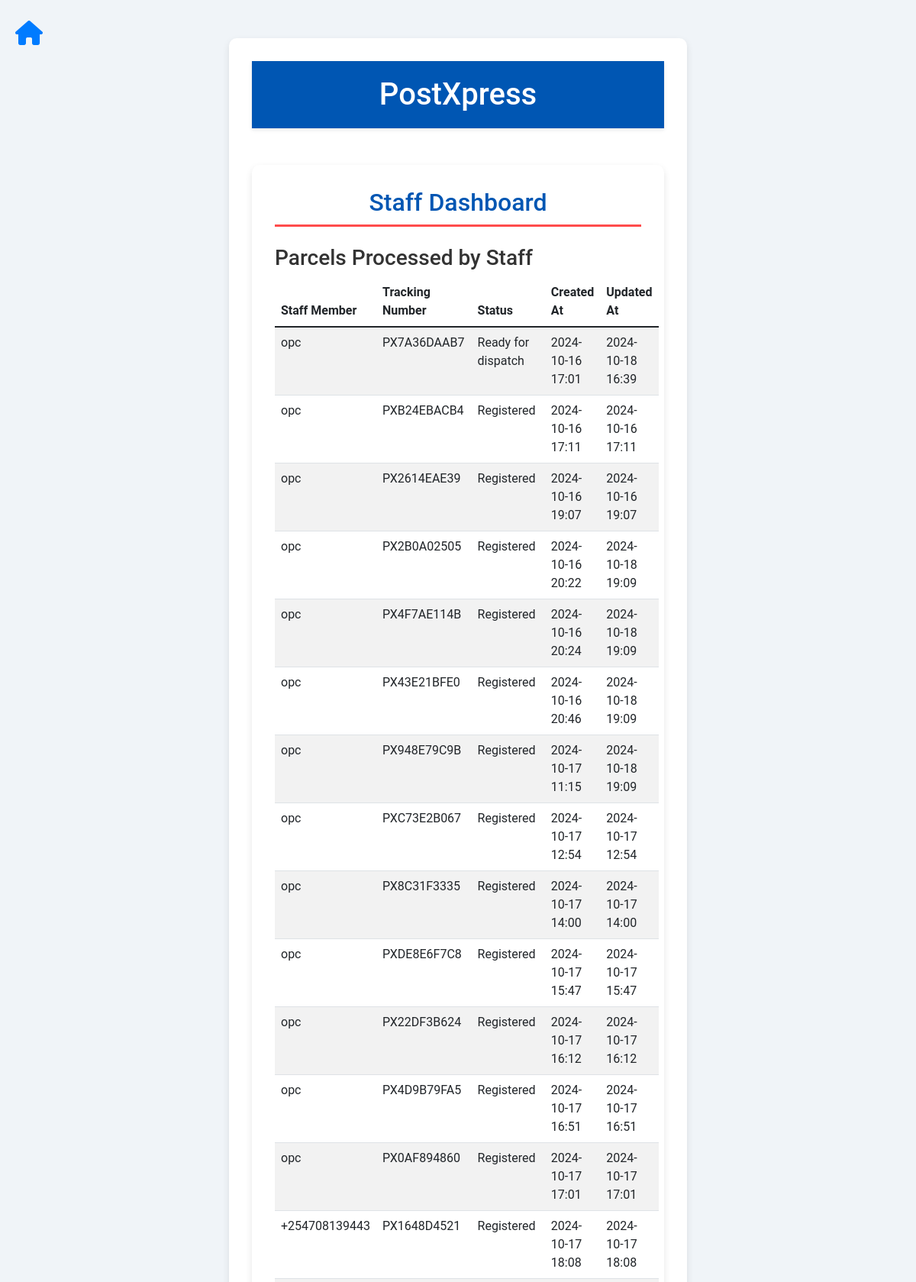
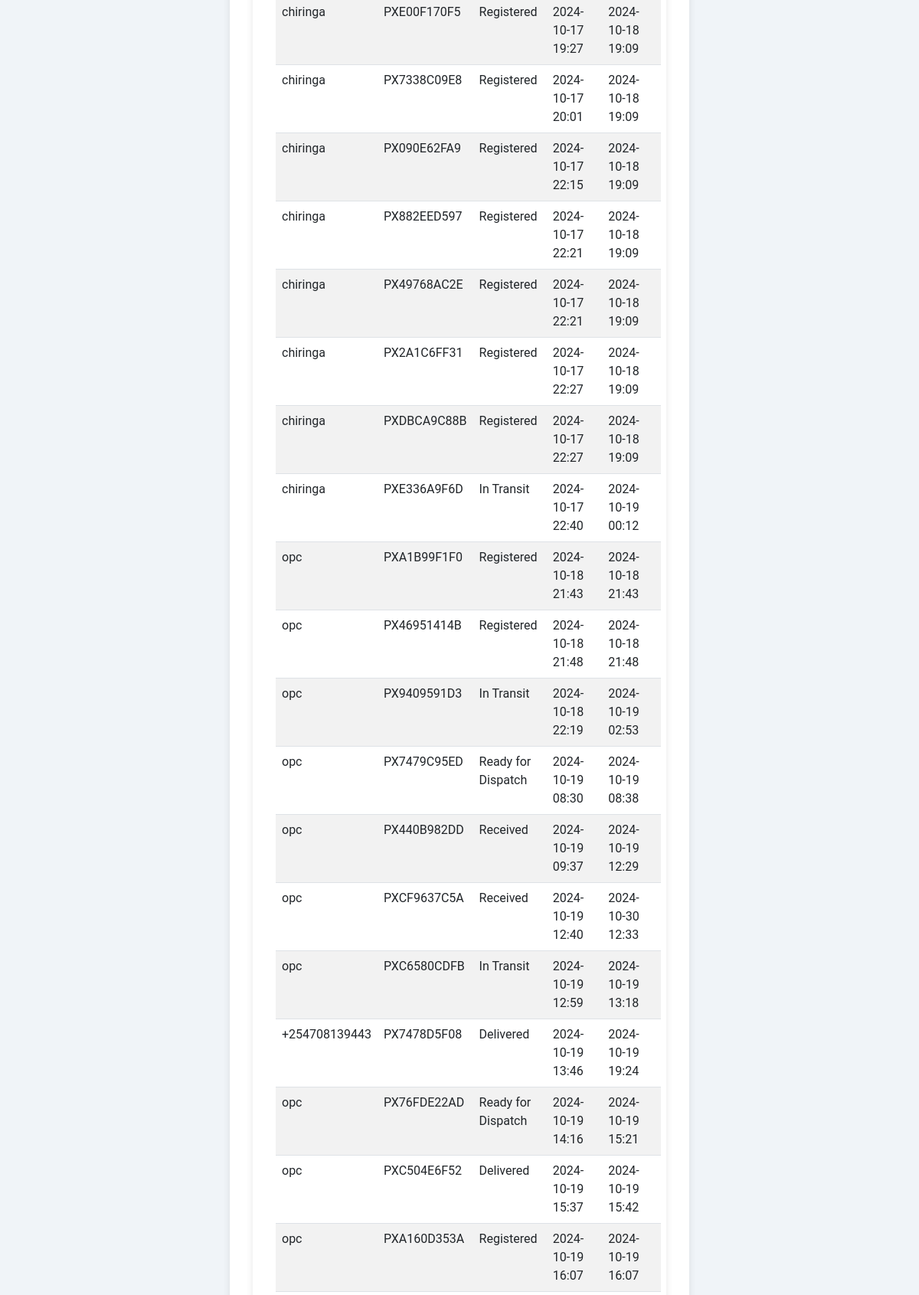
Page /api/customer-dashboard/ (signed in, upper part) on the committed database (2 pictures, top to bottom).
### postal/models.py (models this page shows, shortened)
class Parcel(models.Model):
    tracking_number = models.CharField(max_length=100, unique=True, editable=False)
    served_by = models.ForeignKey(User, on_delete=models.SET_NULL, null=True, blank=True, related_name='served_parcels')
    sender_phone = models.CharField(max_length=15, default='254')
    sender_email = models.EmailField(null=True, blank=True)
    sender_POBOX = models.CharField(max_length=50, null=True, blank=True)
    sender_address = models.CharField(max_length=200, null=True, blank=True)
    sender_name = models.CharField(max_length=100)
    description = models.CharField(max_length=255)
    receiver_name = models.CharField(max_length=100)
    receiver_phone = models.CharField(max_length=15, default='254')
    receiver_email = models.EmailField(null=True, blank=True)
    receiver_POBOX = models.CharField(max_length=50, null=True, blank=True)
    receiver_address = models.CharField(max_length=200, null=True, blank=True)
    status = models.CharField(max_length=50, default='Registered')
    origin_location = models.ForeignKey(Station, on_delete=models.SET_NULL, null=True, blank=True, related_name='origin_parcels')
    destination = models.ForeignKey(Station, on_delete=models.SET_NULL, null=True, blank=True, related_name='destination_parcels')
    delivery_to_address = models.BooleanField(default=False)  # True if the parcel is to be delivered to a specific address
    delivery_cost = models.DecimalField(max_digits=10, decimal_places=2, default=250)  # Delivery fee to the address
    parcel_type = models.ForeignKey(ParcelType, on_delete=models.SET_NULL, null=True, blank=True, related_name='parcels')
    payment_type = models.ForeignKey(PaymentType, on_delete=models.SET_NULL, null=True, blank=True, related_name='parcels')
    created_at = models.DateTimeField(auto_now_add=True)
    updated_at = models.DateTimeField(auto_now=True)
    driver = models.ForeignKey(Driver, on_delete=models.SET_NULL, null=True, blank=True, related_name='parcels')
    vehicle = models.ForeignKey(Vehicle, on_delete=models.SET_NULL, null=True, blank=True, related_name='parcels')
    is_assigned = models.BooleanField(default=False)
    current_latitude = models.DecimalField(max_digits=9, decimal_places=6, null=True, blank=True)
    current_longitude = models.DecimalField(max_digits=9, decimal_places=6, null=True, blank=True)

### postal/views.py (the view)
# urls.py: path('customer-dashboard/', views.staff_dashboard, name='customer_dashboard'),  # Changed this to 'customer-dashboard'
@login_required
def staff_dashboard(request):
    parcels_per_staff = Parcel.objects.select_related('served_by').all()
    drivers = Driver.objects.all()
    vehicles = Vehicle.objects.all()
    recent_events = ParcelEvent.objects.select_related('parcel', 'updated_by').order_by('-timestamp')[:10]
    context = {
        'parcels_per_staff': parcels_per_staff,
        'drivers': drivers,
        'vehicles': vehicles,
        'recent_events': recent_events,
    }
    return render(request, 'staff_dashboard.html', context)

### postal/templates/staff_dashboard.html (shortened to what this page needs)
{% extends 'base.html' %}
{% load static %}
{% block content %}
<div class="container mt-5">
    <h2>Staff Dashboard</h2>
    <section class="mt-4">
        <h3>Parcels Processed by Staff</h3>
        <table class="table table-striped">
            <thead>
                <tr>
                    <th>Staff Member</th>
                    <th>Tracking Number</th>
                    <th>Status</th>
                    <th>Created At</th>
                    <th>Updated At</th>
                </tr>
            </thead>
			<tbody>
				{% for parcel in parcels_per_staff %}
					<tr>
						<td>
							{% if parcel.served_by %}
								{{ parcel.served_by.username }}
							{% else %}
								N/A
							{% endif %}
						</td>
						<td>{{ parcel.tracking_number }}</td>
						<td>{{ parcel.status }}</td>
						<td>{{ parcel.created_at|date:"Y-m-d H:i" }}</td>
						<td>{{ parcel.updated_at|date:"Y-m-d H:i" }}</td>
					</tr>
				{% empty %}
					<tr><td colspan="5">No parcels processed yet.</td></tr>
				{% endfor %}
			</tbody>
        </table>
    </section>
</div>
{% endblock %}

### postal/static/css/style.css (style rules this page uses)
body { font-family: 'Roboto', sans-serif; background-color: #f0f4f8; color: #333333; margin: 0; padding: 0; }
.container { max-width: 1200px; margin: 50px auto; padding: 30px; background-color: white; border-radius: 10px; box-shadow: 0 4px 10px rgba(0, 0, 0, 0.1); }
section { margin-bottom: 40px; }
h2 { color: #0056b3; font-size: 2rem; border-bottom: 3px solid #FF4C4C; padding-bottom: 10px; margin-bottom: 30px; text-align: center; }
.container { max-width: 600px; margin: 50px auto; background-color: white; padding: 30px; border-radius: 10px; box-shadow: 0 4px 10px rgba(0, 0, 0, 0.1); }
h2 { text-align: center; color: #0056b3; font-size: 2rem; margin-bottom: 20px; }
::placeholder { color: #888; font-style: italic; }

### rows in the picture
Parcel: served_by.username "opc", tracking_number "PX7A36DAAB7", status "Ready for dispatch", created_at "2024-10-16 17:01", updated_at "2024-10-18 16:39"
Parcel: served_by.username "opc", tracking_number "PXB24EBACB4", status "Registered", created_at "2024-10-16 17:11", updated_at "2024-10-16 17:11"
Parcel: served_by.username "opc", tracking_number "PX2614EAE39", status "Registered", created_at "2024-10-16 19:07", updated_at "2024-10-16 19:07"
Parcel: served_by.username "opc", tracking_number "PX2B0A02505", status "Registered", created_at "2024-10-16 20:22", updated_at "2024-10-18 19:09"
Parcel: served_by.username "opc", tracking_number "PX4F7AE114B", status "Registered", created_at "2024-10-16 20:24", updated_at "2024-10-18 19:09"
Parcel: served_by.username "opc", tracking_number "PX43E21BFE0", status "Registered", created_at "2024-10-16 20:46", updated_at "2024-10-18 19:09"
Parcel: served_by.username "opc", tracking_number "PX948E79C9B", status "Registered", created_at "2024-10-17 11:15", updated_at "2024-10-18 19:09"
Parcel: served_by.username "opc", tracking_number "PXC73E2B067", status "Registered", created_at "2024-10-17 12:54", updated_at "2024-10-17 12:54"
Parcel: served_by.username "opc", tracking_number "PX8C31F3335", status "Registered", created_at "2024-10-17 14:00", updated_at "2024-10-17 14:00"
Parcel: served_by.username "opc", tracking_number "PXDE8E6F7C8", status "Registered", created_at "2024-10-17 15:47", updated_at "2024-10-17 15:47"
Parcel: served_by.username "opc", tracking_number "PX22DF3B624", status "Registered", created_at "2024-10-17 16:12", updated_at "2024-10-17 16:12"
Parcel: served_by.username "opc", tracking_number "PX4D9B79FA5", status "Registered", created_at "2024-10-17 16:51", updated_at "2024-10-17 16:51"
Parcel: served_by.username "opc", tracking_number "PX0AF894860", status "Registered", created_at "2024-10-17 17:01", updated_at "2024-10-17 17:01"
Parcel: served_by.username "+254708139443", tracking_number "PX1648D4521", status "Registered", created_at "2024-10-17 18:08", updated_at "2024-10-17 18:08"
Parcel: served_by.username "chiringa", tracking_number "PXE00F170F5", status "Registered", created_at "2024-10-17 19:27", updated_at "2024-10-18 19:09"
Parcel: served_by.username "chiringa", tracking_number "PX7338C09E8", status "Registered", created_at "2024-10-17 20:01", updated_at "2024-10-18 19:09"
Parcel: served_by.username "chiringa", tracking_number "PX090E62FA9", status "Registered", created_at "2024-10-17 22:15", updated_at "2024-10-18 19:09"
Parcel: served_by.username "chiringa", tracking_number "PX882EED597", status "Registered", created_at "2024-10-17 22:21", updated_at "2024-10-18 19:09"
Parcel: served_by.username "chiringa", tracking_number "PX49768AC2E", status "Registered", created_at "2024-10-17 22:21", updated_at "2024-10-18 19:09"
Parcel: served_by.username "chiringa", tracking_number "PX2A1C6FF31", status "Registered", created_at "2024-10-17 22:27", updated_at "2024-10-18 19:09"
Parcel: served_by.username "chiringa", tracking_number "PXDBCA9C88B", status "Registered", created_at "2024-10-17 22:27", updated_at "2024-10-18 19:09"
Parcel: served_by.username "chiringa", tracking_number "PXE336A9F6D", status "In Transit", created_at "2024-10-17 22:40", updated_at "2024-10-19 00:12"
Parcel: served_by.username "opc", tracking_number "PXA1B99F1F0", status "Registered", created_at "2024-10-18 21:43", updated_at "2024-10-18 21:43"
Parcel: served_by.username "opc", tracking_number "PX46951414B", status "Registered", created_at "2024-10-18 21:48", updated_at "2024-10-18 21:48"
Parcel: served_by.username "opc", tracking_number "PX9409591D3", status "In Transit", created_at "2024-10-18 22:19", updated_at "2024-10-19 02:53"
Parcel: served_by.username "opc", tracking_number "PX7479C95ED", status "Ready for Dispatch", created_at "2024-10-19 08:30", updated_at "2024-10-19 08:38"
Parcel: served_by.username "opc", tracking_number "PX440B982DD", status "Received", created_at "2024-10-19 09:37", updated_at "2024-10-19 12:29"
Parcel: served_by.username "opc", tracking_number "PXCF9637C5A", status "Received", created_at "2024-10-19 12:40", updated_at "2024-10-30 12:33"
Parcel: served_by.username "opc", tracking_number "PXC6580CDFB", status "In Transit", created_at "2024-10-19 12:59", updated_at "2024-10-19 13:18"
Parcel: served_by.username "+254708139443", tracking_number "PX7478D5F08", status "Delivered", created_at "2024-10-19 13:46", updated_at "2024-10-19 19:24"
Parcel: served_by.username "opc", tracking_number "PX76FDE22AD", status "Ready for Dispatch", created_at "2024-10-19 14:16", updated_at "2024-10-19 15:21"
Parcel: served_by.username "opc", tracking_number "PXC504E6F52", status "Delivered", created_at "2024-10-19 15:37", updated_at "2024-10-19 15:42"
Parcel: served_by.username "opc", tracking_number "PXA160D353A", status "Registered", created_at "2024-10-19 16:07", updated_at "2024-10-19 16:07"
